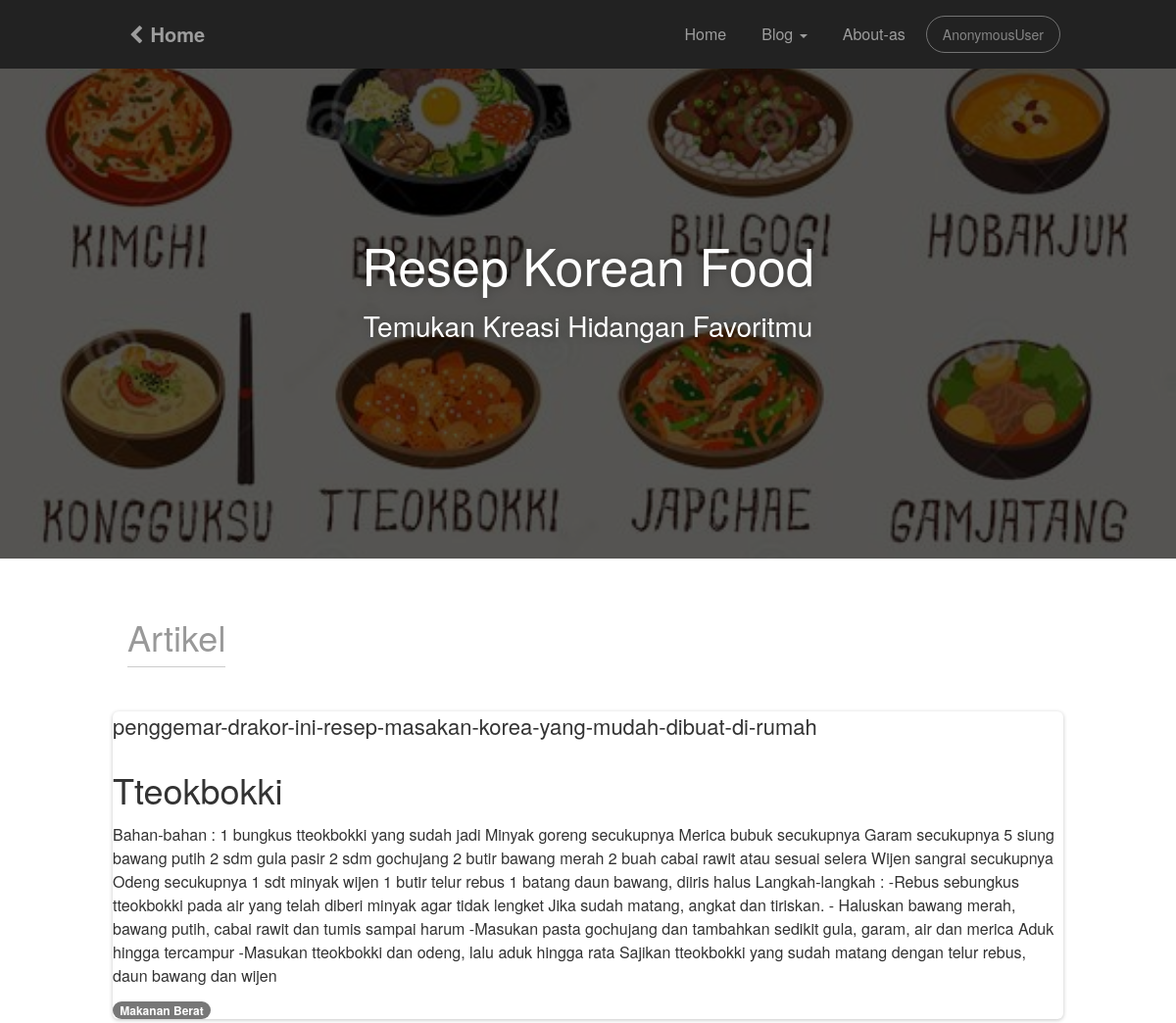
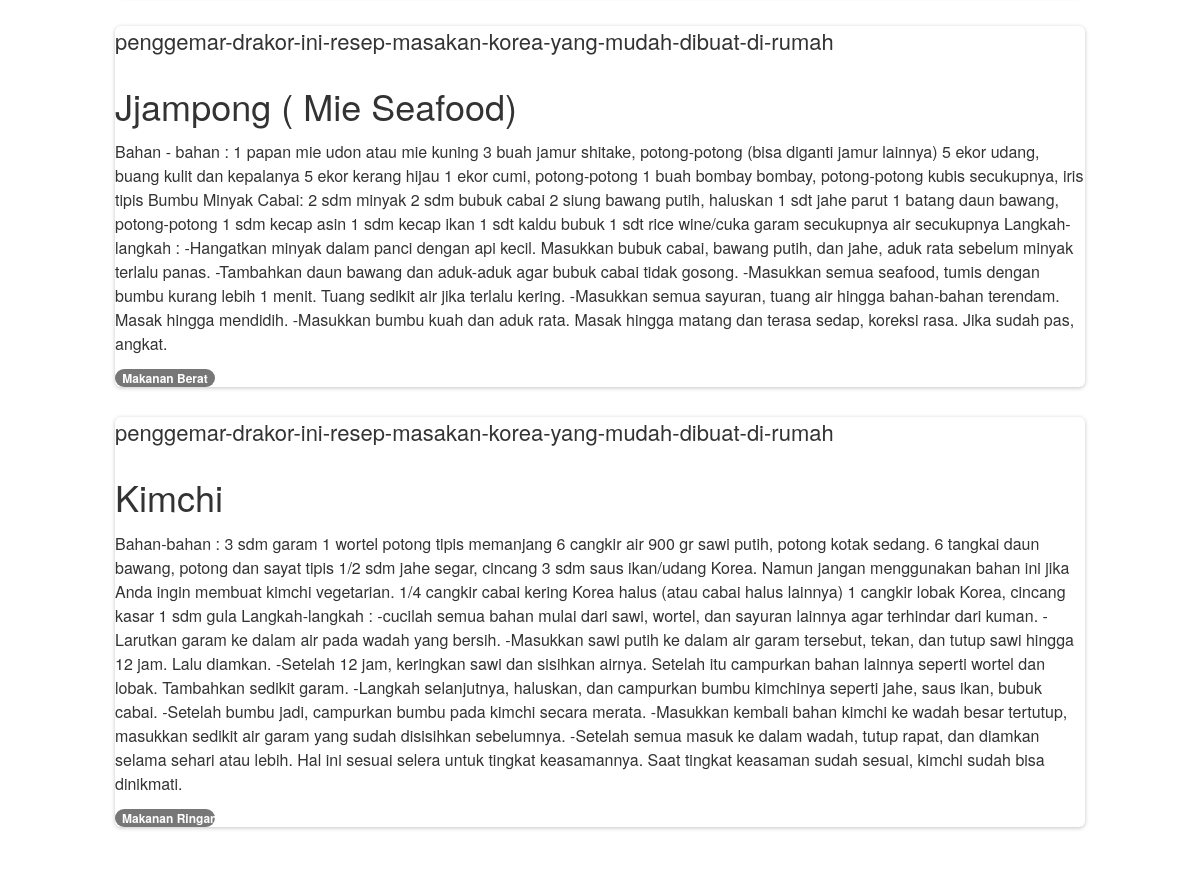
The page /makan_korea/ on the database its author committed (2 pictures, top to bottom).
### blog/models.py (models this page shows, shortened)
class Artikel(models.Model):
    nama = models.CharField(max_length=100,blank=True,null=True)
    judul = models.CharField(max_length=100)
    body = models.TextField()
    kategori = models.ForeignKey(Kategori, on_delete=models.CASCADE, blank=True,null=True)
    date = models.DateTimeField(auto_now_add=True)
    class meta :
        ordering = ['-id']
        verbose_name_plural = "Artikel"

class Kategori(models.Model):
    nama = models.CharField(max_length=100)
    def __str__(self):
         return self.nama
    class meta :
        verbose_name_plural = "Kategori"

### food/views.py (the view)
# urls.py: path('makan_korea/', makan_korea, name='makan_korea'),
def makan_korea(request):
    template_name = 'front/makan_korea.html'
    artikel = Artikel.objects.all()
    context = {
        'title':'makan_korea',
        'artikel': artikel
    }
    return render(request, template_name, context)

### templates/front/makan_korea.html
{% extends 'front/base.html' %}
{% load static %}
{% block content %}
<div class="wrapper">
    <div class="parallax filter-black">
        <div class="parallax-image">
            <img src="{%static 'front/img/korea5.jpg' %}" alt="..." />
        </div>
        <div class="small-info">
            <h1>Resep Korean Food</h1>
            <h3>Temukan Kreasi Hidangan Favoritmu</h3>
        </div>
    </div>
<div class="section">
        <div class="container">
            <h2 class="section-title">Artikel</h2>
            <div class="row">
                {% for a in artikel %}
                <div class="card">
                    <h4 class="fw-bolder">{{a.nama}}</h4>
                    <div class="card-body">
                    <h2 class="fw-bold">{{a.judul}}</h2>
                      <p class="card-text">{{a.body}}</p>
                      <div class="badge bg-primary text-wrap" style="width: 10rem;">
                        {{a.kategori}}
                      </div>
                    </div>
                  </div>
                {% endfor %}
            </div>
        </div>
 </div>
</div>
{% endblock content %}

### templates/front/base.html (shortened to what this page needs)
{% load static %}
<!doctype html>
<html lang="en">
<head>
    <link href="{%static 'bootstrap3/css/bootstrap.min.css' %}" rel="stylesheet" />
    <link href="{%static 'front/css/gsdk.css'%}" rel="stylesheet"/>
    <link href="{%static 'front/css/examples.css'%}" rel="stylesheet"/>
    <link href="http://maxcdn.bootstrapcdn.com/font-awesome/4.4.0/css/font-awesome.min.css" rel="stylesheet">
    <link href="{%static 'front/css/pe-icon-7-stroke.css' %}" rel="stylesheet" />
</head>
<body class="home">
<nav class="navbar navbar-inverse  navbar-fixed-top" role="navigation">
        <div class="container">
        <div class="navbar-header">
          <a class="navbar-brand" href=""><i class="fa fa-chevron-left"></i> Home</a>
        </div>
        <div class="collapse navbar-collapse">
          <ul  class="nav navbar-nav navbar-right">
                <li>
                    <a href="{%url 'home' %}">
                         Home
                    </a>
                </li>
                <li class="dropdown">
                    <a href="#" class="dropdown-toggle" data-toggle="dropdown">
                         Blog
                         <b class="caret"></b>
                    </a>
                </li>
                <li>
                    <a href="{%url 'about_us' %}">
                         About-as
                    </a>
                </li>
                <li>
                    {% if user != 'Anonymouse'%}
                    <a href="{% url 'dashboard' %}" class="btn btn-round btn-default">{{user}}</a>
                    {%else%}
                    <a href="{% url 'login' %}" class="btn btn-round btn-default">LOGIN</a>
                    {% endif %}
                </li>
           </ul>
        </div>
      </div>
    </nav>
{% block content %}
{% endblock content %}
</body>
</html>

### static/front/css/examples.css (style rules this page uses)
.section-title { font-weight: 300; display: inline-block; padding-bottom: 10px; border-bottom: 1px solid #CCCCCC; color: #999; }
.parallax { width: 100%; height: 570px; overflow: hidden; display: block; }
.parallax .small-info { color: #FFFFFF; text-shadow: 0 0 10px rgba(0, 0, 0, 0.27); top: 37%; position: absolute; text-align: center; width: 100%; z-index: 2; }
.parallax .small-info h3 { max-width: 790px; margin: 0 auto; line-height: 1.4; }
.parallax .parallax-image img { width: 100%; position: relative; }
.filter-black { position: relative; }
.filter-black:after { position: absolute; left: 0; top: 0; width: 100%; height: 100%; display: block; z-index: 1; background-color: rgba(0, 0, 0, 0.66); content: ""; }
.about-us .container, .contact-us .container, .pricing .container, .blog-page .container, .ecommerce .container, .home .container, .product-page .container, .blog-post .container { max-width: 970px; }

### rows shown on the page
Artikel: nama "penggemar-drakor-ini-resep-masakan-korea-yang-mudah-dibuat-di-rumah", judul "Tteokbokki", body "Bahan-bahan : 1 bungkus tteokbokki yang sudah jadi Minyak goreng secukupnya Merica bubuk secukupnya Garam secukupnya 5 siung bawang putih 2 sdm gula pasir 2 sdm gochujang 2 butir bawang merah 2 buah cabai rawit atau sesuai selera Wijen sangrai secukupnya Odeng secukupnya 1 sdt minyak wijen 1 butir telur rebus 1 batang daun bawang, diiris halus Langkah-langkah : -Rebus sebungkus tteokbokki pada air yang telah diberi minyak agar tidak lengket Jika sudah matang, angkat dan tiriskan. - Haluskan bawang merah, bawang putih, cabai rawit dan tumis sampai harum -Masukan pasta gochujang dan tambahkan sedikit gula, garam, air dan merica Aduk hingga tercampur -Masukan tteokbokki dan odeng, lalu aduk…", kategori "Makanan Berat"
Artikel: nama "penggemar-drakor-ini-resep-masakan-korea-yang-mudah-dibuat-di-rumah", judul "Jjampong ( Mie Seafood)", body "Bahan - bahan : 1 papan mie udon atau mie kuning 3 buah jamur shitake, potong-potong (bisa diganti jamur lainnya) 5 ekor udang, buang kulit dan kepalanya 5 ekor kerang hijau 1 ekor cumi, potong-potong 1 buah bombay bombay, potong-potong kubis secukupnya, iris tipis Bumbu Minyak Cabai: 2 sdm minyak 2 sdm bubuk cabai 2 siung bawang putih, haluskan 1 sdt jahe parut 1 batang daun bawang, potong-potong 1 sdm kecap asin 1 sdm kecap ikan 1 sdt kaldu bubuk 1 sdt rice wine/cuka garam secukupnya air secukupnya Langkah-langkah : -Hangatkan minyak dalam panci dengan api kecil. Masukkan bubuk cabai, bawang putih, dan jahe, aduk rata sebelum minyak terlalu panas. -Tambahkan daun bawang dan aduk-aduk agar…", kategori "Makanan Berat"
Artikel: nama "penggemar-drakor-ini-resep-masakan-korea-yang-mudah-dibuat-di-rumah", judul "Kimchi", body "Bahan-bahan : 3 sdm garam 1 wortel potong tipis memanjang 6 cangkir air 900 gr sawi putih, potong kotak sedang. 6 tangkai daun bawang, potong dan sayat tipis 1/2 sdm jahe segar, cincang 3 sdm saus ikan/udang Korea. Namun jangan menggunakan bahan ini jika Anda ingin membuat kimchi vegetarian. 1/4 cangkir cabai kering Korea halus (atau cabai halus lainnya) 1 cangkir lobak Korea, cincang kasar 1 sdm gula Langkah-langkah : -cucilah semua bahan mulai dari sawi, wortel, dan sayuran lainnya agar terhindar dari kuman. -Larutkan garam ke dalam air pada wadah yang bersih. -Masukkan sawi putih ke dalam air garam tersebut, tekan, dan tutup sawi hingga 12 jam. Lalu diamkan. -Setelah 12 jam, keringkan…", kategori "Makanan Ringan"

### other values the page prints
{{ user }} "AnonymousUser"
